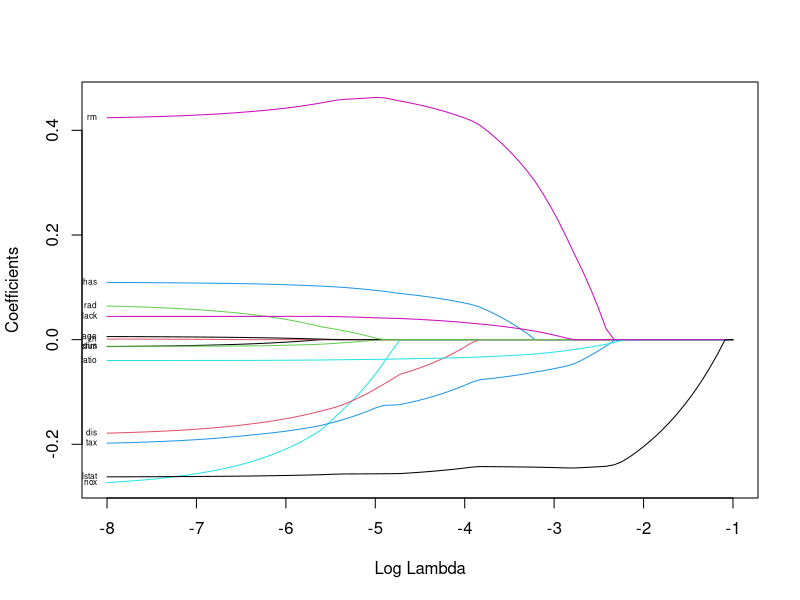
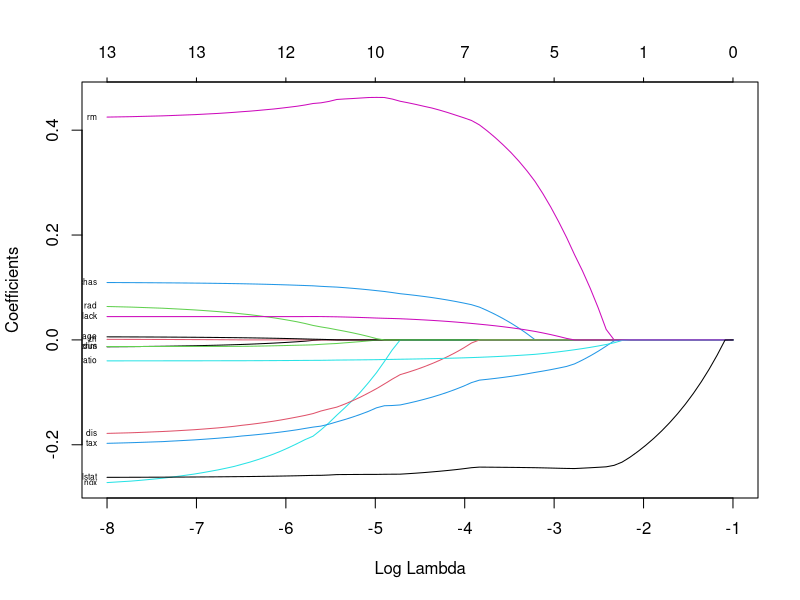

Write the R code that produced these figures, in order.
## ---- chunk 1
myData = read.csv("Coding2_myData.csv")
X = as.matrix(myData[, -14])
y = myData$Y
dim(X)
## ---- chunk 2
one_var_lasso = function(r, x, lam) {
    xx = sum(x^2)
    xr = sum(r * x)
    b = (abs(xr) - lam/2)/xx
    b = sign(xr) * ifelse(b > 0, b, 0)
    return(b)
}
## ---- chunk 3
glmnet_sd = function (z, n) {
    sd(z) * sqrt((n-1)/n)
}

MyLasso = function(X, y, lam.seq, maxit = 500) {
    
    # X: n-by-p design matrix without the intercept 
    # y: n-by-1 response vector 
    # lam.seq: sequence of lambda values 
    # maxit: number of updates for each lambda 
    # Center/Scale X
    # Center y
  
    n = length(y)
    p = dim(X)[2]
    nlam = length(lam.seq)
  
    ##############################
    # YOUR CODE: 
    # Record the corresponding means and scales
    # For example, 
    # y.mean = mean(y)
    # Xs = centered and scaled X
    ##############################
    
    # Center y
    y.mean = mean(y)
    
    # Center/Scale X
    x.column.means = colMeans(X)
    x.column.sd_vals = apply(X, 2, glmnet_sd, n)

    Xc = t(t(X) - x.column.means)
    Xs = t(t(Xc) / x.column.sd_vals)

    # Initilize coef vector b and residual vector r
    b = rep(0, p)
    r = y
    B = matrix(nrow = nlam, ncol = p + 1)
    
    # Triple nested loop
    for (m in 1:nlam) {
        lam = 2 * n * lam.seq[m]
        for (step in 1:maxit) {
            for (j in 1:p) {
                r = r + (Xs[, j] * b[j])
                b[j] = one_var_lasso(r, Xs[, j], lam)
                r = r - Xs[, j] * b[j]
            }
        }
        B[m, ] = c(0, b)
    }
   
    ##############################
    # YOUR CODE:
    # Scale back the coefficients;
    # Update the intercepts stored in B[, 1]
    ##############################

    x.col_vals = x.column.means / x.column.sd_vals

    # Update the intercepts stored in B[, 1]
    B[, 1] = y.mean - B[,-1] %*% x.col_vals

    # Scale back the coefficients;
    B[, -1] = t(t(B[, -1]) / x.column.sd_vals)

    t(B)
}

## ---- chunk 4
one_var_lasso = function(r, x, lam) {
    xx = sum(x^2)
    xr = sum(r * x)
    b = (abs(xr) - lam/2)/xx
    b = sign(xr) * ifelse(b > 0, b, 0)
    return(b)
}
## ---- chunk 5
lam.seq = exp(seq(-1, -8, length.out = 80))
myout = MyLasso(X, y, lam.seq, maxit = 100) 
rownames(myout) = c("Intercept", colnames(X)) 
dim(myout)
## ---- chunk 6
x.index = log(lam.seq)
beta = myout[-1, ]  # beta is a 13-by-80 matrix
matplot(x.index, t(beta),
        xlim = c(min(x.index), max(x.index)),
        lty = 1,
        xlab = "Log Lambda",
        ylab = "Coefficients",
        type="l", 
        lwd = 1)

# You can add variable names to each path
var.names = colnames(X)
nvar = length(var.names)
xpos = rep(min(x.index), nvar)
ypos = beta[, ncol(beta)]
text(xpos, ypos, var.names, cex=0.5, pos=2)
## ---- chunk 7
library(glmnet)
lasso.fit = glmnet(X, y, alpha = 1, lambda = lam.seq)
# coef(lasso.fit)
write.csv(as.matrix(coef(lasso.fit)), file = "Coding2_lasso_coefs.csv", 
          row.names = FALSE)
## ---- chunk 8
max(abs(coef(lasso.fit) - myout))
## ---- chunk 9
plot(lasso.fit, xvar = "lambda")
var.names = colnames(X)
nvar = length(var.names)
xpos = rep(min(x.index), nvar)
ypos = beta[, ncol(beta)]
text(xpos, ypos, var.names, cex=0.5, pos=2)
